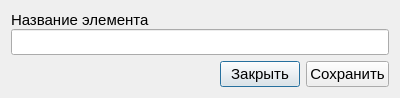
<?xml version="1.0" encoding="UTF-8"?>
<ui version="4.0">
 <class>Dialog</class>
 <widget class="QDialog" name="Dialog">
  <property name="geometry">
   <rect>
    <x>0</x>
    <y>0</y>
    <width>400</width>
    <height>96</height>
   </rect>
  </property>
  <property name="windowTitle">
   <string>Dialog</string>
  </property>
  <layout class="QVBoxLayout" name="verticalLayout_2">
   <item>
    <layout class="QVBoxLayout" name="verticalLayout">
     <property name="spacing">
      <number>0</number>
     </property>
     <item>
      <widget class="QLabel" name="label">
       <property name="font">
        <font>
         <pointsize>11</pointsize>
        </font>
       </property>
       <property name="text">
        <string>Название элемента</string>
       </property>
      </widget>
     </item>
     <item>
      <widget class="QLineEdit" name="edtName">
       <property name="font">
        <font>
         <pointsize>11</pointsize>
        </font>
       </property>
      </widget>
     </item>
    </layout>
   </item>
   <item>
    <layout class="QHBoxLayout" name="horizontalLayout">
     <item>
      <spacer name="horizontalSpacer">
       <property name="orientation">
        <enum>Qt::Horizontal</enum>
       </property>
       <property name="sizeHint" stdset="0">
        <size>
         <width>40</width>
         <height>20</height>
        </size>
       </property>
      </spacer>
     </item>
     <item>
      <widget class="QPushButton" name="btnCancel">
       <property name="font">
        <font>
         <pointsize>11</pointsize>
        </font>
       </property>
       <property name="text">
        <string>Закрыть</string>
       </property>
       <property name="icon">
        <iconset>
         <normalon>:/images/close.png</normalon>
        </iconset>
       </property>
      </widget>
     </item>
     <item>
      <widget class="QPushButton" name="btnSave">
       <property name="font">
        <font>
         <pointsize>11</pointsize>
        </font>
       </property>
       <property name="text">
        <string>Сохранить</string>
       </property>
       <property name="icon">
        <iconset>
         <normalon>:/images/save-text.png</normalon>
        </iconset>
       </property>
      </widget>
     </item>
    </layout>
   </item>
  </layout>
 </widget>
 <resources/>
 <connections/>
</ui>
